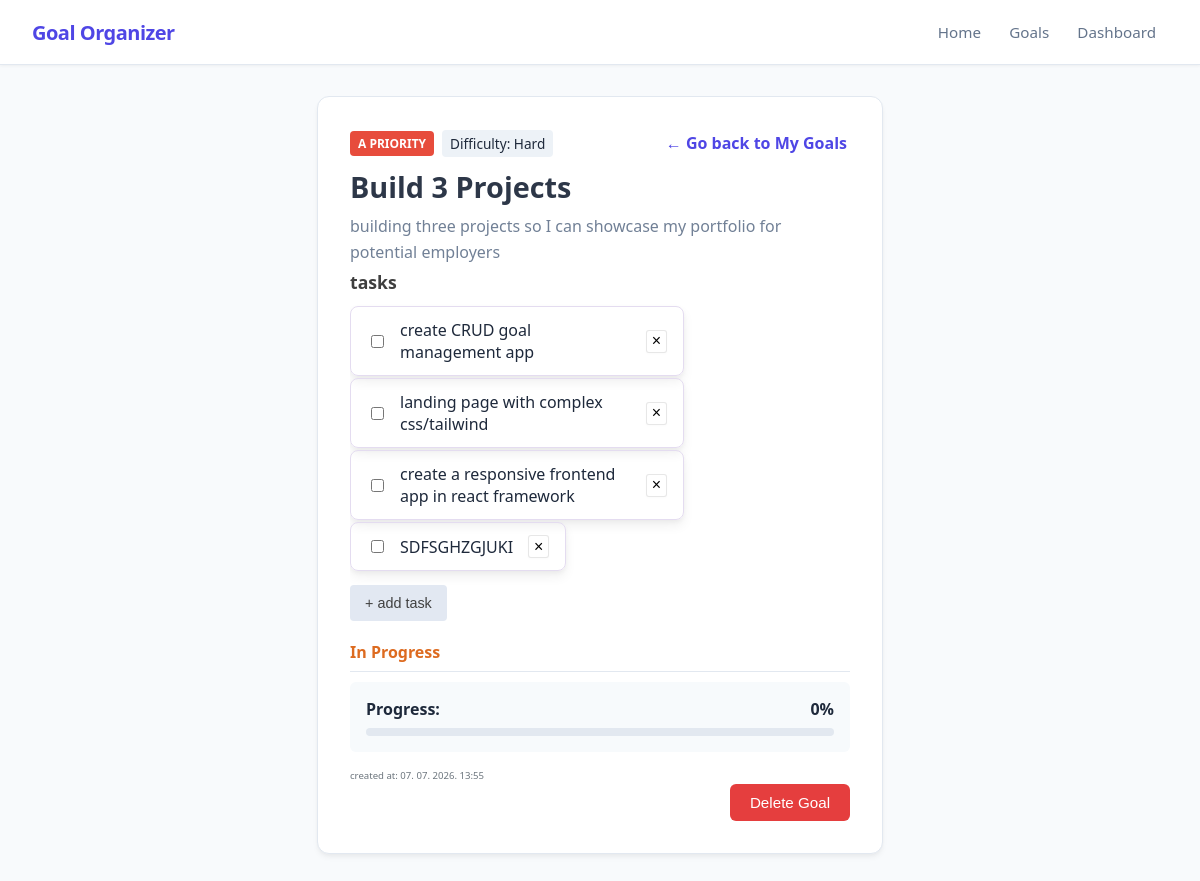
Before: /goals/1 with the older database file.
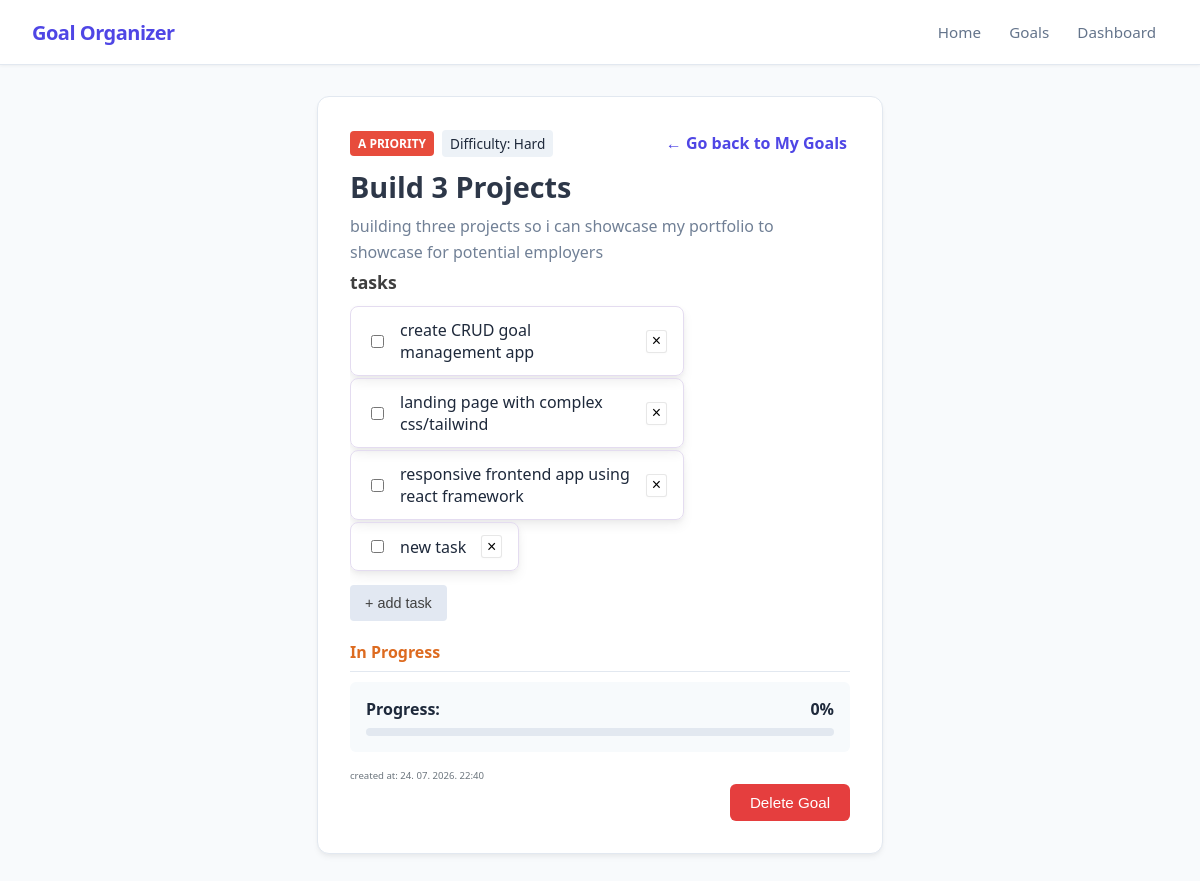
After: the same page with the newer database file.
### app/models_db.py (models this page shows, shortened)
class Goal(db.Model):
    __tablename__ = 'goals'
    id = db.Column(db.Integer, primary_key=True)
    title = db.Column(db.String(100), nullable=False)
    description = db.Column(db.Text, nullable=False)
    is_completed = db.Column(db.Boolean, default=False)
    progress_percentage = db.Column(db.Float, default=0.0)
    difficulty = db.Column(db.String(20), nullable=False, default='Medium')
    priority = db.Column(db.String(1), nullable=False, default='b')
    created_at = db.Column(db.DateTime, default=datetime.now(timezone.utc), nullable=False)
    tasks = db.relationship('Task', backref='goal', cascade="all, delete-orphan", lazy=True)

class Task(db.Model):
    __tablename__ = 'tasks'
    id = db.Column(db.Integer, primary_key=True)
    text = db.Column(db.String(255), nullable=False)
    is_completed = db.Column(db.Boolean, default=False)
    goal_id = db.Column(db.Integer, db.ForeignKey('goals.id', ondelete='CASCADE'), nullable=False)

### app/routes.py (the view)
@main.route('/goals/<int:goal_id>')
def view_goal(goal_id):
    goal = Goal.query.get_or_404(goal_id)
    tasks_list = goal.tasks
    return render_template('view_goal.html', goal=goal, tasks=tasks_list)

### app/templates/view_goal.html (shortened to what the changed rows need)
{% extends "base.html" %}
{% block content %}
<div class="container">
    <div id="goal_card">
        <div style="display: flex; gap: 0.5rem; align-items: center;">
            <span class="badge badge-{{ goal.priority }} ">{{ goal.priority | upper }} priority</span>
            <span style="background: #edf2f7; padding: 0.25rem 0.5rem; border-radius: 4px; font-size: 0.85rem; font-weight: 500;">
                Difficulty: {{ goal.difficulty }}
            </span>
            <span style="display: inline; margin-left: auto; border-radius: 3px; padding: 3px;">
                <a href="{{ url_for('main.show_goals') }}"
                    style="text-decoration: none; color: var(--primary); font-weight: 600; font-size: 1rem;">
                </a>
            </span>
        </div>
        <div style="overflow: wrap; max-width: 500px;">
            <h2 style="margin: 0 0 0.5rem 0; font-size: 1.8rem; color: #2d3748; padding-top: 10px;">{{ goal.title }}</h2>
            <span style="margin: 0; color: #718096; line-height: 1.6;">{{ goal.description or 'Nema opisa.' }}</span>
        </div>
        <div class="tasks-container" style="margin: 10px 0px; overflow: hidden;">
            {% if tasks %}
                <ul style="list-style-type: none;">
                    <div class="task-list-box">
                    {% for task in tasks %}
                        <li class="task-item task-box" style="display: flex; align-items: center; justify-content: space-between;">
                                        <label style="display: flex; align-items: center; gap: 6px; cursor: pointer;">
                                            <input
                                                style="margin-right: 10px;"
                                                type="checkbox"
                                                class="task-toggle"
                                                data-task-id="{{ task.id }}"
                                                {% if task.is_completed %}checked{% endif %}>
                                            <span class="{% if task.is_completed %}completed-task{% endif %}">
                                                {{ task.text }}
                                            </span>
                                        </label>
                                        <button class="delete-task-btn" aria-label="Delete task" data-task-id="{{ task.id }}">&times;</button>
                                    </li>
                    {% endfor %}
                    </div>
                </ul>
            {% else %}
                <p style="margin: 0; color: #a0aec0; font-style: italic; padding-bottom: 15px;">There are no tasks here.</p>
            {% endif %}
        </div>
        <div style="background: #f7fafc; padding: 1rem; border-radius: 6px; margin-top: 10px; margin-bottom: 10px;">
            <div style="display: flex; justify-content: space-between; margin-bottom: 0.5rem; font-weight: 600;">
                <span>Progress:</span>
                <span class="progress-percentage">{{ goal.progress_percentage | round | int }}%</span>
            </div>
        </div>
        <div>
            <small class="date">created at: {{ goal.created_at.strftime('%d. %m. %Y. %H:%M') }}</small>
        </div>
    </div>
</div>
{% endblock %}

Changed rows visible on the page:
changed Goal "Build 3 Projects": description "building three projects so I can showcase my portfolio for potential employers" → "building three projects so i can showcase my portfolio to showcase for potential employers"; created_at "07. 07. 2026. 13:55" → "24. 07. 2026. 22:40"
changed Task: text "create a responsive frontend app in react framework" → "responsive frontend app using react framework"
changed Task: text "SDFSGHZGJUKI" → "new task"
